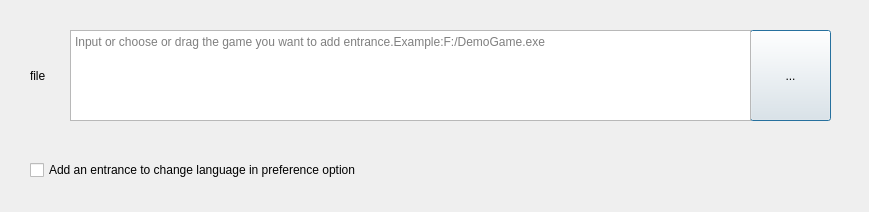
<?xml version="1.0" encoding="UTF-8"?>
<ui version="4.0">
 <class>AddEntranceDialog</class>
 <widget class="QDialog" name="AddEntranceDialog">
  <property name="geometry">
   <rect>
    <x>0</x>
    <y>0</y>
    <width>869</width>
    <height>212</height>
   </rect>
  </property>
  <property name="windowTitle">
   <string>Add change language entrance</string>
  </property>
  <widget class="QPushButton" name="selectFileBtn">
   <property name="geometry">
    <rect>
     <x>750</x>
     <y>30</y>
     <width>81</width>
     <height>91</height>
    </rect>
   </property>
   <property name="text">
    <string notr="true">...</string>
   </property>
  </widget>
  <widget class="QLabel" name="label">
   <property name="geometry">
    <rect>
     <x>30</x>
     <y>45</y>
     <width>71</width>
     <height>61</height>
    </rect>
   </property>
   <property name="text">
    <string>file</string>
   </property>
   <property name="wordWrap">
    <bool>true</bool>
   </property>
  </widget>
  <widget class="QTextEdit" name="selectFileText">
   <property name="geometry">
    <rect>
     <x>70</x>
     <y>30</y>
     <width>681</width>
     <height>91</height>
    </rect>
   </property>
   <property name="toolTip">
    <string/>
   </property>
   <property name="placeholderText">
    <string>Input or choose or drag the game you want to add entrance.Example:F:/DemoGame.exe</string>
   </property>
  </widget>
  <widget class="QCheckBox" name="addEntranceCheckBox">
   <property name="geometry">
    <rect>
     <x>30</x>
     <y>160</y>
     <width>801</width>
     <height>20</height>
    </rect>
   </property>
   <property name="text">
    <string>Add an entrance to change language in preference option</string>
   </property>
  </widget>
 </widget>
 <resources/>
 <connections/>
</ui>
